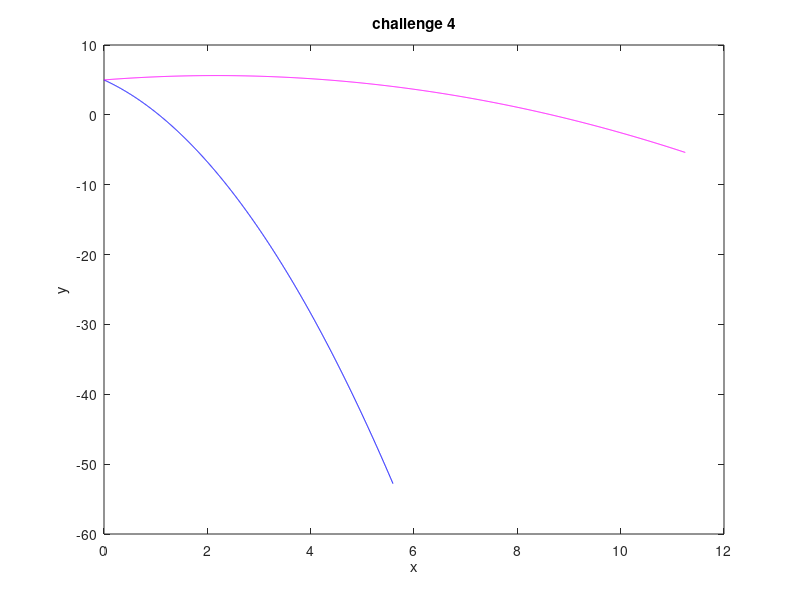

Source code (MATLAB):
g = input('Enter value for strength of gravity')
u = input('Enter launch speed')
h = input('Enter launch height')
theta = input('Enter launch angle in the range 0 to pi')


a = sin(theta)
b = cos(theta)
c = tan(theta)

thetamax = asin(1/((2 + ((2*g*h)/(u^2)))^0.5))

a2 = sin(thetamax)
b2 = cos(thetamax)
c2 = tan(thetamax)

R = ((u^2)/g)*((a*b + b*((a^2)+((2*g*h)/u^2)))^0.5)
Rmax = ((u^2)/g)*((1 + ((2*g*h)/u^2))*0.5)

x1 = 0:R/1000:1.5*R
y1 = h+(c.*x1)-((g/(2*(u^2)))*(1+(c^2))*(x1.^2))

x2 = 0:Rmax/1000:1.5*Rmax
y2 = y = h+(c2.*x2)-((g/(2*(u^2)))*(1+(c2^2))*(x2.^2))

plot(x1,y1,'b')
hold on
plot(x2,y2,'m')
xlabel('x')
ylabel('y')
title('challenge 4')
